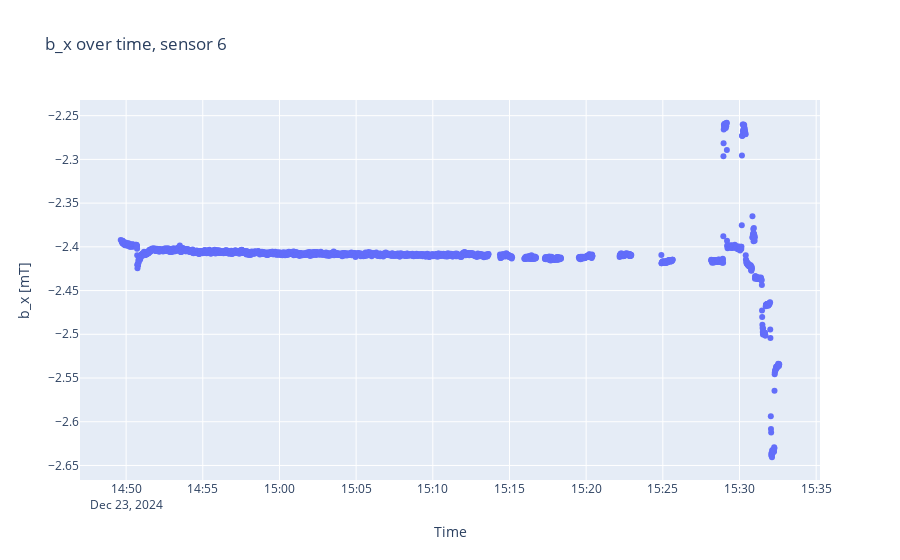
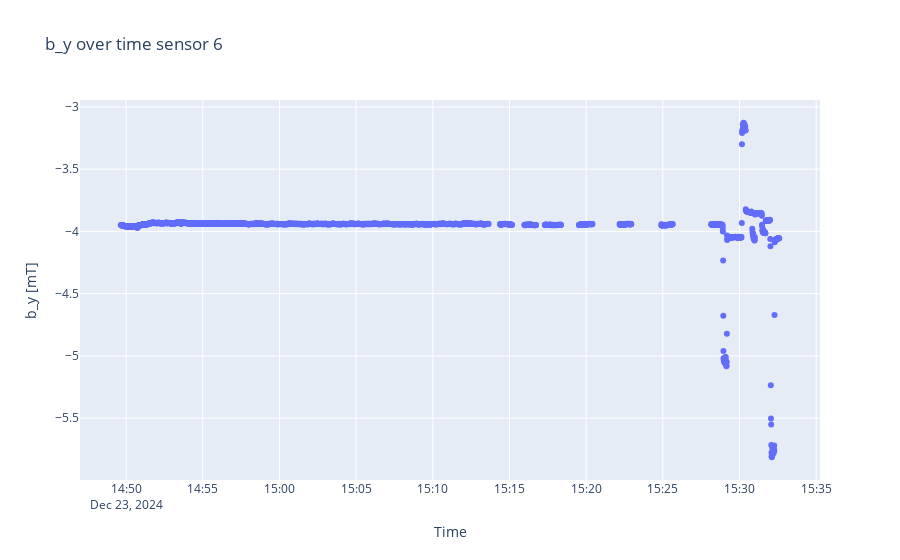
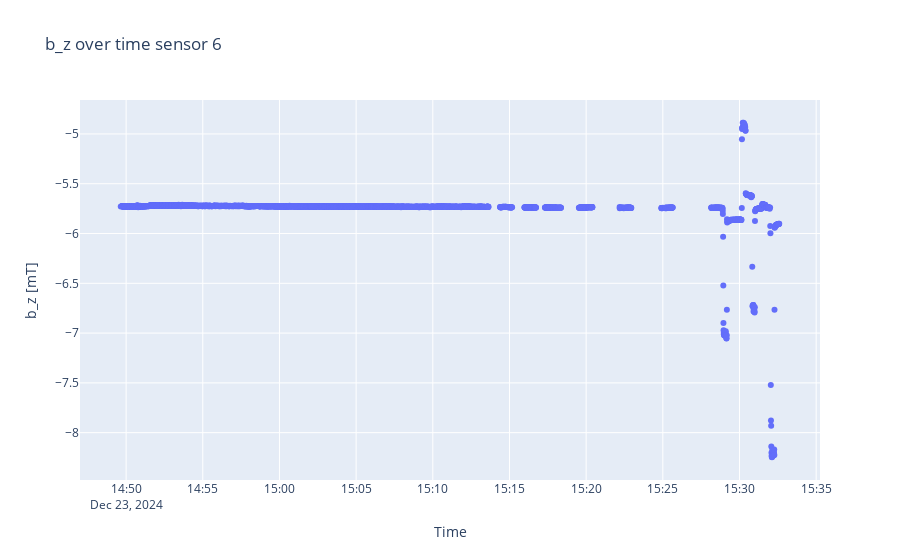

Notebook code cell kept with these figures, in order:
### Code cell
sensorplots(B2, timestamps2, 6)

### Figure 1 — Plotly figure (JSON) as saved in the notebook; plotly's stock layout.template omitted (floating-point values rounded to 4 significant figures; data arrays with more than 128 entries replaced by an {"elided": "..."} marker saying what was removed)
{"data": [{"mode": "markers", "type": "scatter", "x": {"elided": "2970 str values"}, "y": {"elided": "2970 float values"}}], "layout": {"title": {"text": "b_x over time, sensor 6"}, "xaxis": {"title": {"text": "Time"}}, "yaxis": {"scaleanchor": "y", "title": {"text": "b_x [mT]"}}}}

### Figure 2 — Plotly figure (JSON) as saved in the notebook; plotly's stock layout.template omitted (floating-point values rounded to 4 significant figures; data arrays with more than 128 entries replaced by an {"elided": "..."} marker saying what was removed)
{"data": [{"mode": "markers", "type": "scatter", "x": {"elided": "2970 str values"}, "y": {"elided": "2970 float values"}}], "layout": {"title": {"text": "b_y over time sensor 6"}, "xaxis": {"title": {"text": "Time"}}, "yaxis": {"scaleanchor": "y", "title": {"text": "b_y [mT]"}}}}

### Figure 3 — Plotly figure (JSON) as saved in the notebook; plotly's stock layout.template omitted (floating-point values rounded to 4 significant figures; data arrays with more than 128 entries replaced by an {"elided": "..."} marker saying what was removed)
{"data": [{"mode": "markers", "type": "scatter", "x": {"elided": "2970 str values"}, "y": {"elided": "2970 float values"}}], "layout": {"title": {"text": "b_z over time sensor 6"}, "xaxis": {"title": {"text": "Time"}}, "yaxis": {"scaleanchor": "y", "title": {"text": "b_z [mT]"}}}}
